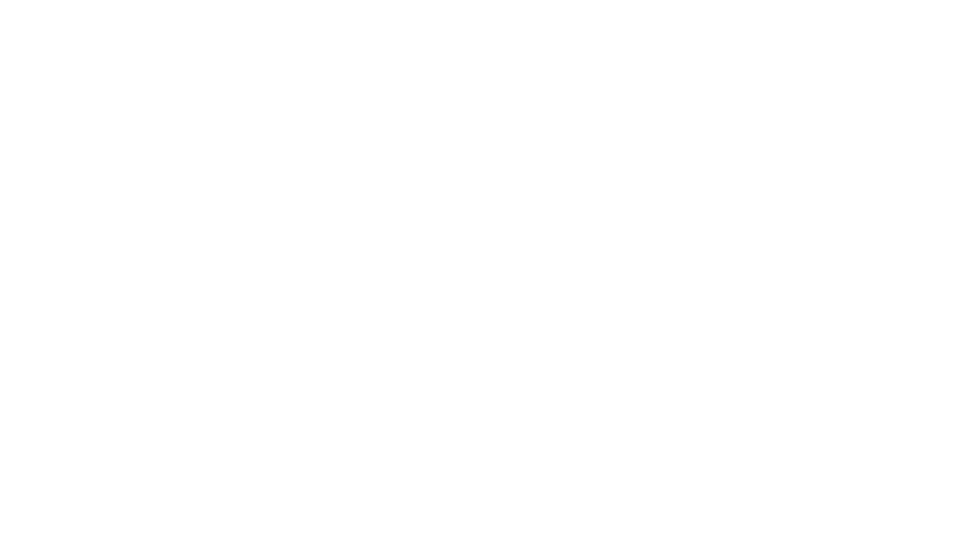
Frame 1 (no input)
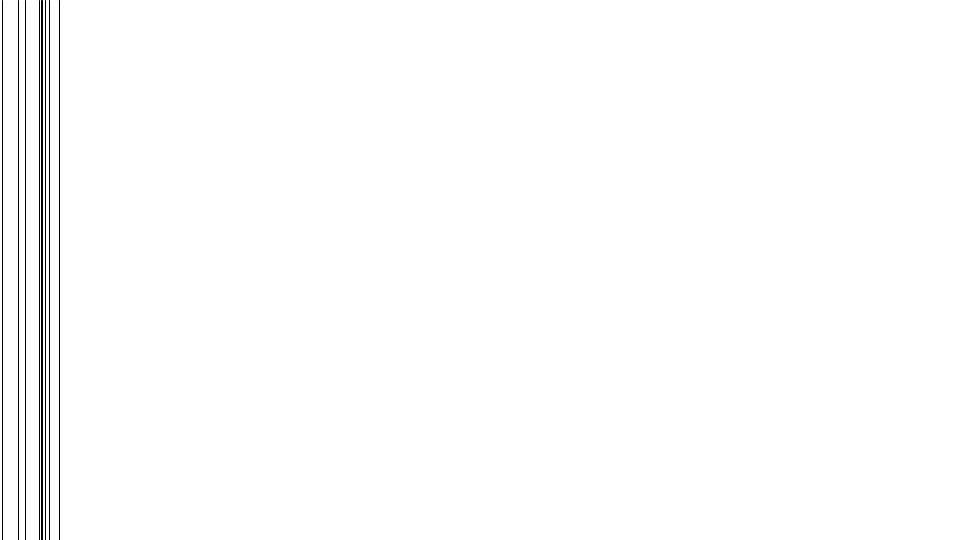
Frame 60 (the mouse pressed at the canvas centre just before this capture)
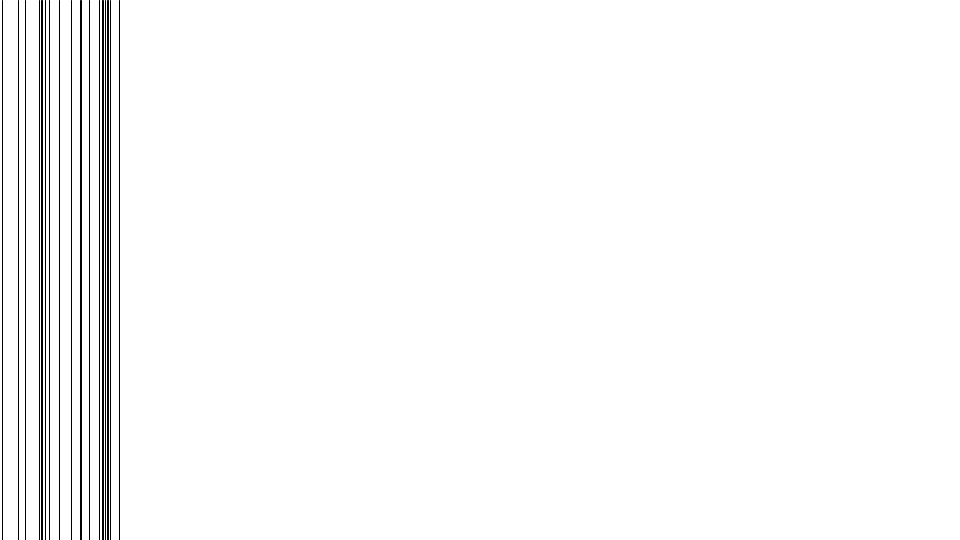
Frame 120 (the mouse held since frame 60 and released just before this capture)

The Processing sketch that drew these frames (run headless with seeded random() and noise(); from frame 60 on, the mouse is pressed at the canvas centre):

// Processing sketch: Archive_1_RyojiIkeda_Kaylyn
// ── Archive_1_RyojiIkeda_Kaylyn.pde
float astart = 0;  // variable 'astart' from the top/2 of the screen
float aend = 540;  // variable 'aend' form the top/2 of the screen
float b = 0;       //variable float 'b' from bottom/2 of the screen

void setup() {
  size(960, 540);
  stroke(255);
  background(255);
}

void draw() { 
  
  //looping
  
  line(astart, 0, astart , height/2);
  astart =astart + 1;
  
  line(b, height/2, b, height);
  b = b + 1;
  
  if(aend > width) {
    aend = aend + 100 ;
    astart = astart + 100;
  }
  if (random(600)>500) { // to randomize the bar colour
  stroke(0); 
  } else {
   stroke (255,random(200));
}
  if(b > width) { // return back to start for bottom of screen
    b = 0;
  }  
}
